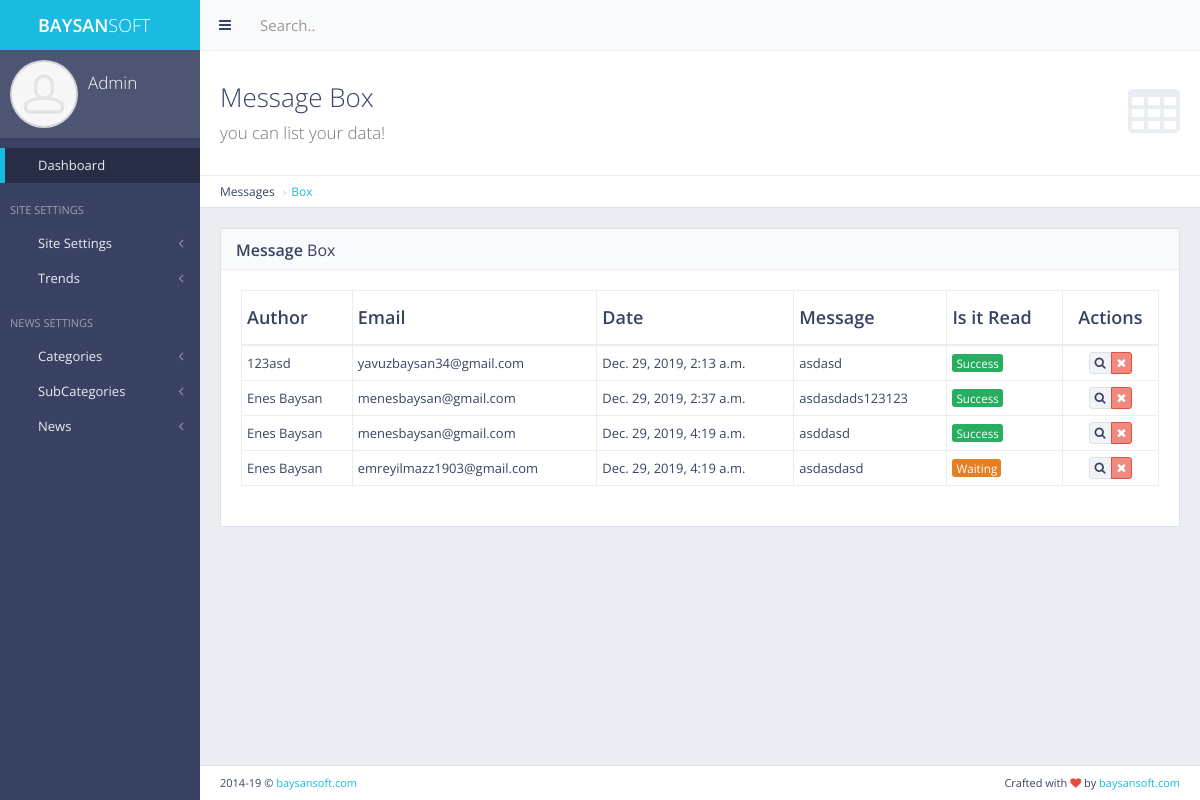
The app's page /panel/message_box/ (signed in), older data.
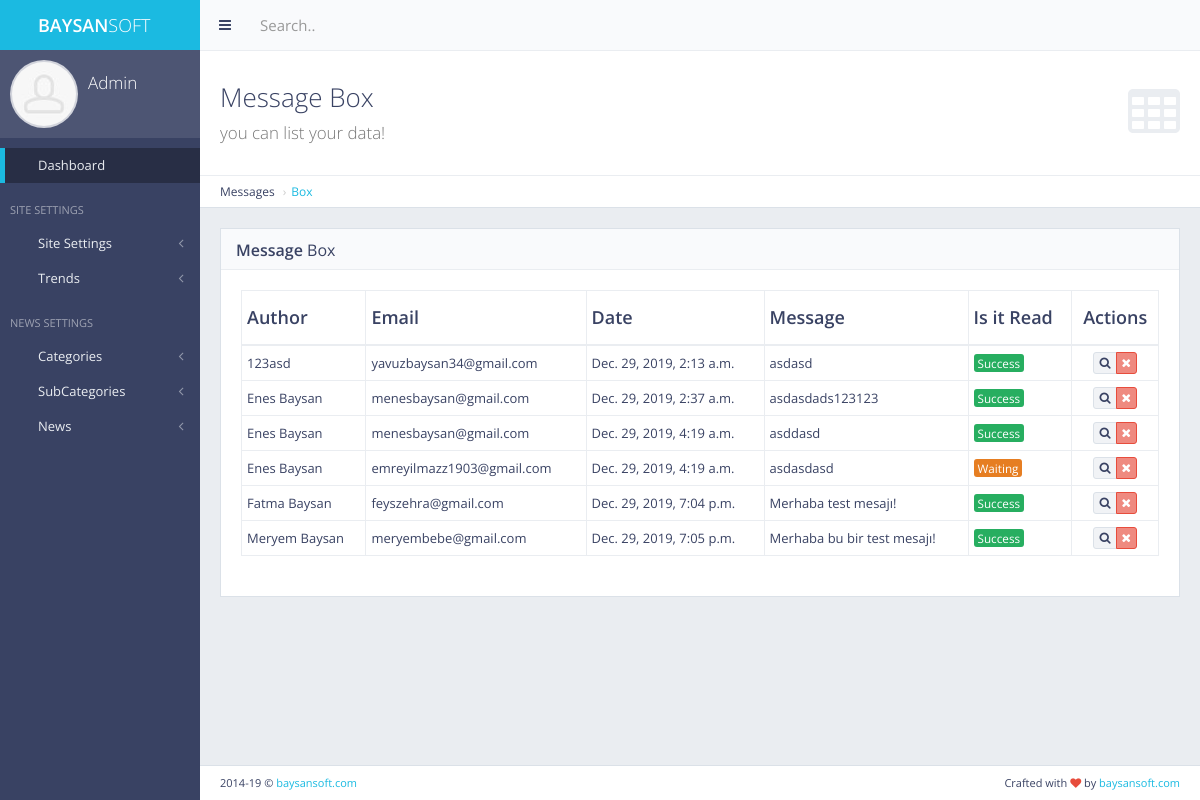
The same page, newer data.
### main/models.py (models this page shows, shortened)
class ContactForm(models.Model):
    name = models.CharField(max_length=255)
    email = models.CharField(max_length=255)
    message = models.TextField()
    date = models.DateTimeField(auto_now_add=True, null=True, blank=False)
    is_it_read = models.BooleanField(default=False)

### panel/views.py (the view, shortened to what this page needs)
# urls.py: path('message_box/', views.message_box, name='message_box'),
def message_box(request):
    if not request.user.is_authenticated:
        return redirect('main:my_login')
    messages = ContactForm.objects.all()
    context = {
        'messages': messages,
    }
    return render(request, 'back/message_box.html', context=context)

### category/context_processor.py (called while the page is built)
def get_categories(request):  # template'a direkt veri yolluyor
    get_categories = Category.objects.all()
    return dict(
        get_categories=get_categories)  # get_categories diyerek direkt template'den çağırabiliriz. Sözlük olarak döndürür.

### main/context_processors.py (called while the page is built)
def get_site_settings(request):
    site = Main.objects.first()
    return dict(site_settings=site)

### news/context_processors.py (called while the page is built)
def get_last_news(request):
    get_last_news = News.objects.all().order_by('-date')[:3]
    return dict(get_last_news=get_last_news)

def get_popular_posts(request):  # bu şekilde tek fonksiyon ile 2 veri seti döndürebiliriz
    get_popular_posts = News.objects.all().order_by('-show')
    get_popular_posts_detail = News.objects.all().order_by('-show')[:3]
    get_popular_posts_home = News.objects.all().order_by('-show')[:3]
    return dict(get_popular_posts=get_popular_posts, get_popular_posts_detail=get_popular_posts_detail,
                get_popular_posts_home=get_popular_posts_home)

### subcategory/context_processors.py (called while the page is built)
def get_subcategories(request):
    get_subcategories = SubCategory.objects.all()
    return dict(get_subcategories=get_subcategories)

### trending/context_processors.py (called while the page is built)
def get_trendings(request):
    trendings = Trending.objects.all().filter(is_publish=True).order_by('?')  # bu sayede random getirdik
    return dict(get_trendings=trendings)

### templates/back/message_box.html (shortened to what this page needs)
{% extends 'back/layout.html' %}
{% load static %}
{% block body %}
    <div class="content-header">
        <div class="header-section">
            <h1>
                <i class="fa fa-table"></i>Message Box<br><small>you can list your data!</small>
            </h1>
        </div>
    </div>
    <ul class="breadcrumb breadcrumb-top">
        <li>Messages</li>
        <li><a href="{% url 'panel:message_box' %}">Box</a></li>
    </ul>
    <div class="block full">
        <div class="block-title">
            <h2><strong>Message</strong> Box</h2>
        </div>
        <div class="table-responsive">
            <table id="example-datatable" class="table table-vcenter table-condensed table-bordered">
                <thead>
                <tr>
                    <th>Author</th>
                    <th>Email</th>
                    <th>Date</th>
                    <th>Message</th>
                    <th>Is it Read</th>
                    <th class="text-center">Actions</th>
                </tr>
                </thead>
                <tbody>
                {% for message in messages %}
                    <tr>
                        <td>{{ message.name }}</td>
                        <td>{{ message.email }}</td>
                        <td>{{ message.date }}</td>
                        <td>{{ message.message | truncatewords:5 }}</td>
                        <td>
                            {% if message.is_it_read == True %}
                                <span class="label label-success">Success</span>
                            {% else %}
                                <span class="label label-warning">Waiting</span>
                            {% endif %}
                        </td>
                        <td class="text-center">
                            <div class="btn-group">
                                <a href="{% url 'panel:message_box' %}" data-toggle="tooltip"
                                   data-id="{{ message.pk }}" id="show_message_btn" title="Read"
                                   class="btn btn-xs btn-default"><i class="fa fa-search"></i></a>
                                <a href="{% url 'panel:message_box' %}" data-toggle="tooltip"
                                   title="Delete"
                                   data-id="{{ message.pk }}"
                                   class="btn btn-xs btn-danger" id="delete_message_btn"><i
                                        class="fa fa-times"></i></a>
                            </div>
                        </td>
                    </tr>
                {% endfor %}
                </tbody>
            </table>
        </div>
    </div>
{% endblock body %}

### templates/back/layout.html (shortened to what this page needs)
{% load static %}
{% if user.is_authenticated %}
    <!DOCTYPE html>
    <html class="no-js" lang="en">
    <head>
        <link rel="stylesheet" href="{% static 'back/css/bootstrap.min.css' %}">
        <link rel="stylesheet" href="{% static 'back/css/plugins.css' %}">
        <link rel="stylesheet" href="{% static 'back/css/main.css' %}">
        <link rel="stylesheet" href="{% static 'back/css/themes.css' %}">
        <link rel="stylesheet" href="{% static 'ToastJs/Toast.min.css' %}">
        <link rel="stylesheet" href="{% static 'node_modules/sweetalert2/dist/sweetalert2.min.css' %}">
    </head>
    <body>
    <div id="page-wrapper">
        <div id="page-container" class="sidebar-partial sidebar-visible-lg sidebar-no-animations">
            <div id="sidebar">
                <div id="sidebar-scroll">
                    <div class="sidebar-content">
                        <a href="http://baysansoft.com/" target="_blank" class="sidebar-brand">
                            <i class="gi gi-flash"></i><span
                                class="sidebar-nav-mini-hide"><strong>BAYSAN</strong>SOFT</span>
                        </a>
                        <div class="sidebar-section sidebar-user clearfix sidebar-nav-mini-hide">
                            <div class="sidebar-user-avatar">
                                <a href="page_ready_user_profile.html">
                                    <img src="{% static 'back/img/placeholders/avatars/avatar2.jpg' %}" alt="avatar">
                                </a>
                            </div>
                            <div class="sidebar-user-name">Admin</div>
                            <div class="sidebar-user-links">
                                <a href="{% url 'main:home' %}" data-toggle="tooltip" data-placement="bottom"
                                   title="Site Home Page"><i class="gi gi-home"></i></a>
                                <a href="{% url 'panel:message_box' %}" data-toggle="tooltip" data-placement="bottom"
                                   title="Message Box"><i class="gi gi-message_plus"></i></a>
                                <a href="page_ready_user_profile.html" data-toggle="tooltip" data-placement="bottom"
                                   title="Profile"><i class="gi gi-user"></i></a>
                                <a href="{% url 'panel:site_settings' %}" class="enable-tooltip" data-placement="bottom"
                                   title="Settings"
                                   onclick="$('#modal-user-settings').modal('show');"><i class="gi gi-cogwheel"></i></a>
                                <a href="{% url 'main:my_logout' %}" data-toggle="tooltip" data-placement="bottom"
                                   title="Logout"><i
                                        class="gi gi-exit"></i></a>
                            </div>
                        </div>
                        {% include 'back/includes/sidebar.html' %}
                    </div>
                </div>
            </div>
            <div id="main-container">
                <header class="navbar navbar-default">
                    <ul class="nav navbar-nav-custom">
                        <li>
                            <a href="javascript:void(0)" onclick="App.sidebar('toggle-sidebar');this.blur();">
                                <i class="fa fa-bars fa-fw"></i>
                            </a>
                        </li>
                    </ul>
                    <form action="page_ready_search_results.html" method="post" class="navbar-form-custom">
                        <div class="form-group">
                            <input type="text" id="top-search" name="top-search" class="form-control"
                                   placeholder="Search..">
                        </div>
                    </form>
                </header>
                <div id="page-content">
                    {% block body %}
                    {% endblock body %}
                </div>
                <footer class="clearfix">
                    <div class="pull-right">
                        Crafted with <i class="fa fa-heart text-danger"></i> by <a href="http://baysansoft.com/"
                                                                                   target="_blank">baysansoft.com</a>
                    </div>
                    <div class="pull-left">
                        <span id="year-copy"></span> &copy; <a href="http://baysansoft.com/"
                                                               target="_blank">baysansoft.com</a>
                    </div>
                </footer>
            </div>
        </div>
    </div>
    </body>
    </html>
{% else %}
    <h2>Please Login</h2>
{% endif %}

### templates/back/includes/sidebar.html (shortened to what this page needs)
{% load static %}
<ul class="sidebar-nav">
    <li>
        <a href="{% url 'panel:home' %}" class=" active"><i
                class="gi gi-stopwatch sidebar-nav-icon"></i><span class="sidebar-nav-mini-hide">Dashboard</span></a>
    </li>
    <li class="sidebar-header">
                            <span class="sidebar-header-options clearfix"><a href="javascript:void(0)"
                                                                             data-toggle="tooltip"
                                                                             title="Quick Settings"><i
                                    class="gi gi-settings"></i></a></span>
        <span class="sidebar-header-title">Site Settings</span>
    </li>
    <li>
        <a href="#" class="sidebar-nav-menu"><i
                class="fa fa-angle-left sidebar-nav-indicator sidebar-nav-mini-hide"></i><i
                class="gi gi-settings sidebar-nav-icon"></i><span
                class="sidebar-nav-mini-hide">Site Settings</span></a>
    </li>
    <li>
        <a href="#" class="sidebar-nav-menu"><i
                class="fa fa-angle-left sidebar-nav-indicator sidebar-nav-mini-hide"></i><i
                class="gi gi-settings sidebar-nav-icon"></i><span
                class="sidebar-nav-mini-hide">Trends</span></a>
    </li>
    <li class="sidebar-header">
                            <span class="sidebar-header-options clearfix"><a href="javascript:void(0)"
                                                                             data-toggle="tooltip"
                                                                             title="Quick Settings"><i
                                    class="gi gi-show_big_thumbnails"></i></a></span>
        <span class="sidebar-header-title">News Settings</span>
    </li>
    <li>
        <a href="#" class="sidebar-nav-menu"><i
                class="fa fa-angle-left sidebar-nav-indicator sidebar-nav-mini-hide"></i><i
                class="gi gi-show_big_thumbnails sidebar-nav-icon"></i><span
                class="sidebar-nav-mini-hide">Categories</span></a>
    </li>
    <li>
        <a href="#" class="sidebar-nav-menu"><i
                class="fa fa-angle-left sidebar-nav-indicator sidebar-nav-mini-hide"></i><i
                class="gi gi-show_big_thumbnails sidebar-nav-icon"></i><span
                class="sidebar-nav-mini-hide">SubCategories</span></a>
    </li>
    <li>
        <a href="#" class="sidebar-nav-menu"><i
                class="fa fa-angle-left sidebar-nav-indicator sidebar-nav-mini-hide"></i><i
                class="gi gi-show_big_thumbnails sidebar-nav-icon"></i><span
                class="sidebar-nav-mini-hide">News</span></a>
    </li>
</ul>

Row changes from the older to the newer data that the page shows:
added ContactForm: name "Fatma Baysan", email "feyszehra@gmail.com", date "Dec. 29, 2019, 7:04 p.m.", message "Merhaba test mesajı!", is_it_read "Success"
added ContactForm: name "Meryem Baysan", email "meryembebe@gmail.com", date "Dec. 29, 2019, 7:05 p.m.", message "Merhaba bu bir test mesajı!", is_it_read "Success"
